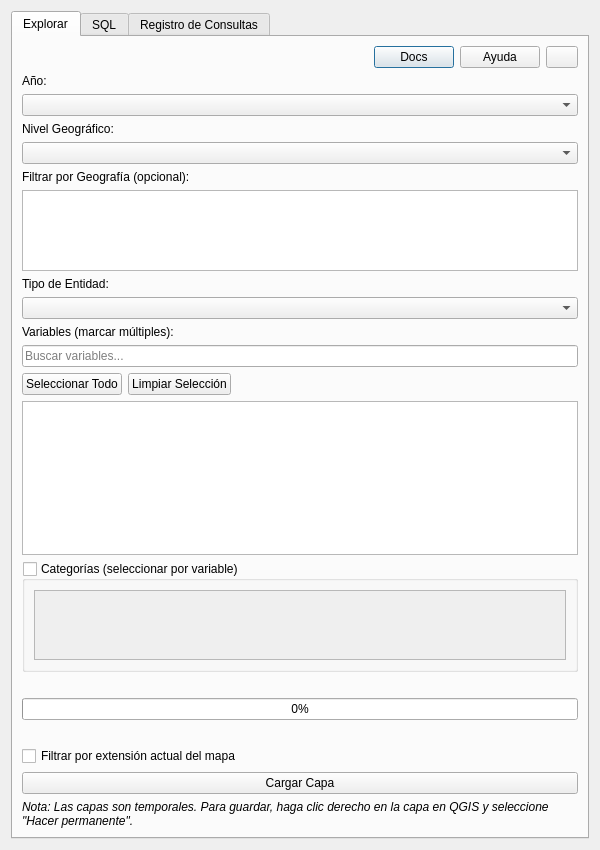
<?xml version="1.0" encoding="UTF-8"?>
<ui version="4.0">
 <class>CensoArgentinoDialog</class>
 <widget class="QDialog" name="CensoArgentinoDialog">
  <property name="geometry">
   <rect>
    <x>0</x>
    <y>0</y>
    <width>600</width>
    <height>850</height>
   </rect>
  </property>
  <property name="minimumSize">
   <size>
    <width>500</width>
    <height>750</height>
   </size>
  </property>
  <property name="windowTitle">
   <string>Censo Argentino</string>
  </property>
  <layout class="QVBoxLayout" name="verticalLayout">
   <item>
    <widget class="QTabWidget" name="tabWidget">
     <property name="currentIndex">
      <number>0</number>
     </property>

     <!-- BROWSE TAB -->
     <widget class="QWidget" name="tabBrowse">
      <attribute name="title">
       <string>Explorar</string>
      </attribute>
      <layout class="QVBoxLayout" name="verticalLayout_2">
       <item>
        <layout class="QHBoxLayout" name="horizontalLayout_docs">
         <item>
          <spacer name="horizontalSpacer_docs">
           <property name="orientation">
            <enum>Qt::Horizontal</enum>
           </property>
           <property name="sizeHint" stdset="0">
            <size>
             <width>40</width>
             <height>20</height>
            </size>
           </property>
          </spacer>
         </item>
         <item>
          <widget class="QPushButton" name="btnDocs">
           <property name="text">
            <string>Docs</string>
           </property>
           <property name="toolTip">
            <string>Abrir la documentación completa en el navegador</string>
           </property>
          </widget>
         </item>
         <item>
          <widget class="QPushButton" name="btnTroubleshooting">
           <property name="text">
            <string>Ayuda</string>
           </property>
           <property name="toolTip">
            <string>Ver soluciones a problemas comunes (dependencias, errores, etc.)</string>
           </property>
          </widget>
         </item>
         <item>
          <widget class="QPushButton" name="btnReportBug">
           <property name="text">
            <string/>
           </property>
           <property name="toolTip">
            <string>Reportar un bug</string>
           </property>
           <property name="maximumSize">
            <size>
             <width>32</width>
             <height>16777215</height>
            </size>
           </property>
          </widget>
         </item>
        </layout>
       </item>
       <item>
        <widget class="QLabel" name="label">
         <property name="text">
          <string>Año:</string>
         </property>
        </widget>
       </item>
       <item>
        <widget class="QComboBox" name="comboYear">
         <property name="toolTip">
          <string>Seleccione el año del censo (actualmente solo disponible 2022)</string>
         </property>
        </widget>
       </item>
       <item>
        <widget class="QLabel" name="label_4">
         <property name="text">
          <string>Nivel Geográfico:</string>
         </property>
        </widget>
       </item>
       <item>
        <widget class="QComboBox" name="comboGeoLevel">
         <property name="toolTip">
          <string>Radio (máximo detalle ~52k áreas), Fracción, Departamento o Provincia (más rápido)</string>
         </property>
        </widget>
       </item>
       <item>
        <widget class="QLabel" name="label_5">
         <property name="text">
          <string>Filtrar por Geografía (opcional):</string>
         </property>
        </widget>
       </item>
       <item>
        <widget class="QListWidget" name="listGeoFilter">
         <property name="maximumSize">
          <size>
           <width>16777215</width>
           <height>120</height>
          </size>
         </property>
         <property name="selectionMode">
          <enum>QAbstractItemView::NoSelection</enum>
         </property>
         <property name="toolTip">
          <string>Marque provincias o departamentos para filtrar los datos cargados</string>
         </property>
        </widget>
       </item>
       <item>
        <widget class="QLabel" name="label_3">
         <property name="text">
          <string>Tipo de Entidad:</string>
         </property>
        </widget>
       </item>
       <item>
        <widget class="QComboBox" name="comboEntityType">
         <property name="toolTip">
          <string>Filtra las variables disponibles: Hogar, Persona o Vivienda</string>
         </property>
        </widget>
       </item>
       <item>
        <widget class="QLabel" name="label_2">
         <property name="text">
          <string>Variables (marcar múltiples):</string>
         </property>
        </widget>
       </item>
       <item>
        <widget class="QLineEdit" name="searchVariables">
         <property name="placeholderText">
          <string>Buscar variables...</string>
         </property>
         <property name="clearButtonEnabled">
          <bool>true</bool>
         </property>
         <property name="toolTip">
          <string>Escriba para filtrar variables (ej: "educacion", "vivienda")</string>
         </property>
        </widget>
       </item>
       <item>
        <layout class="QHBoxLayout" name="horizontalLayout_3">
         <item>
          <widget class="QPushButton" name="btnSelectAllVars">
           <property name="text">
            <string>Seleccionar Todo</string>
           </property>
          </widget>
         </item>
         <item>
          <widget class="QPushButton" name="btnClearAllVars">
           <property name="text">
            <string>Limpiar Selección</string>
           </property>
          </widget>
         </item>
         <item>
          <spacer name="horizontalSpacer_3">
           <property name="orientation">
            <enum>Qt::Horizontal</enum>
           </property>
           <property name="sizeHint" stdset="0">
            <size>
             <width>40</width>
             <height>20</height>
            </size>
           </property>
          </spacer>
         </item>
        </layout>
       </item>
       <item>
        <widget class="QListWidget" name="listVariables">
         <property name="selectionMode">
          <enum>QAbstractItemView::NoSelection</enum>
         </property>
         <property name="toolTip">
          <string>Marque una o más variables. Cada variable con categorías generará múltiples columnas</string>
         </property>
        </widget>
       </item>
       <item>
        <widget class="QGroupBox" name="groupBoxCategories">
         <property name="title">
          <string>Categorías (seleccionar por variable)</string>
         </property>
         <property name="checkable">
          <bool>true</bool>
         </property>
         <property name="checked">
          <bool>false</bool>
         </property>
         <property name="toolTip">
          <string>Active para filtrar categorías específicas. Por defecto se incluyen todas las categorías</string>
         </property>
         <layout class="QVBoxLayout" name="verticalLayout_categories">
          <item>
           <widget class="QScrollArea" name="scrollAreaCategories">
            <property name="maximumSize">
             <size>
              <width>16777215</width>
              <height>250</height>
             </size>
            </property>
            <property name="widgetResizable">
             <bool>true</bool>
            </property>
            <widget class="QWidget" name="scrollAreaWidgetContents">
             <property name="geometry">
              <rect>
               <x>0</x>
               <y>0</y>
               <width>550</width>
               <height>248</height>
              </rect>
             </property>
             <layout class="QVBoxLayout" name="layoutCategories"/>
            </widget>
           </widget>
          </item>
         </layout>
        </widget>
       </item>
       <item>
        <widget class="QLabel" name="lblDescription">
         <property name="text">
          <string/>
         </property>
         <property name="wordWrap">
          <bool>true</bool>
         </property>
         <property name="alignment">
          <set>Qt::AlignLeading|Qt::AlignLeft|Qt::AlignTop</set>
         </property>
        </widget>
       </item>
       <item>
        <widget class="QProgressBar" name="progressBar">
         <property name="value">
          <number>0</number>
         </property>
         <property name="textVisible">
          <bool>true</bool>
         </property>
         <property name="format">
          <string>%p%</string>
         </property>
        </widget>
       </item>
       <item>
        <widget class="QLabel" name="lblStatus">
         <property name="text">
          <string/>
         </property>
         <property name="alignment">
          <set>Qt::AlignCenter</set>
         </property>
        </widget>
       </item>
       <item>
        <spacer name="verticalSpacer">
         <property name="orientation">
          <enum>Qt::Vertical</enum>
         </property>
         <property name="sizeHint" stdset="0">
          <size>
           <width>20</width>
           <height>20</height>
          </size>
         </property>
        </spacer>
       </item>
       <item>
        <widget class="QCheckBox" name="chkFilterViewbox">
         <property name="text">
          <string>Filtrar por extensión actual del mapa</string>
         </property>
         <property name="toolTip">
          <string>Cargar solo datos visibles en el canvas actual. Útil para áreas específicas</string>
         </property>
        </widget>
       </item>
       <item>
        <widget class="QPushButton" name="btnLoad">
         <property name="text">
          <string>Cargar Capa</string>
         </property>
         <property name="toolTip">
          <string>Generar y cargar capa con las variables y filtros seleccionados</string>
         </property>
        </widget>
       </item>
       <item>
        <widget class="QLabel" name="lblSaveNotice">
         <property name="text">
          <string>&lt;i&gt;Nota: Las capas son temporales. Para guardar, haga clic derecho en la capa en QGIS y seleccione "Hacer permanente".&lt;/i&gt;</string>
         </property>
         <property name="wordWrap">
          <bool>true</bool>
         </property>
         <property name="textFormat">
          <enum>Qt::RichText</enum>
         </property>
        </widget>
       </item>
      </layout>
     </widget>

     <!-- SQL TAB -->
     <widget class="QWidget" name="tabSql">
      <attribute name="title">
       <string>SQL</string>
      </attribute>
      <layout class="QVBoxLayout" name="verticalLayout_3">
       <item>
        <widget class="QLabel" name="lblSqlHelp">
         <property name="text">
          <string>Tablas disponibles: &lt;b&gt;radios&lt;/b&gt;, &lt;b&gt;census&lt;/b&gt;, &lt;b&gt;metadata&lt;/b&gt;&lt;br/&gt;Incluya &lt;code&gt;ST_AsText(g.geometry) as wkt&lt;/code&gt; para cargar resultados como capa de mapa</string>
         </property>
         <property name="textFormat">
          <enum>Qt::RichText</enum>
         </property>
         <property name="wordWrap">
          <bool>true</bool>
         </property>
        </widget>
       </item>
       <item>
        <widget class="QPlainTextEdit" name="txtSql">
         <property name="minimumSize">
          <size>
           <width>0</width>
           <height>200</height>
          </size>
         </property>
         <property name="font">
          <font>
           <family>Consolas,Monaco,Courier New,monospace</family>
          </font>
         </property>
         <property name="toolTip">
          <string>Escriba consultas SQL personalizadas usando DuckDB. Incluya ST_AsText(g.geometry) as wkt para crear capas de mapa</string>
         </property>
        </widget>
       </item>
       <item>
        <layout class="QHBoxLayout" name="horizontalLayout">
         <item>
          <widget class="QComboBox" name="comboExamples">
           <property name="minimumSize">
            <size>
             <width>200</width>
             <height>0</height>
            </size>
           </property>
           <property name="toolTip">
            <string>Seleccione un ejemplo para cargar una consulta SQL predefinida</string>
           </property>
          </widget>
         </item>
         <item>
          <spacer name="horizontalSpacer">
           <property name="orientation">
            <enum>Qt::Horizontal</enum>
           </property>
           <property name="sizeHint" stdset="0">
            <size>
             <width>40</width>
             <height>20</height>
            </size>
           </property>
          </spacer>
         </item>
         <item>
          <widget class="QPushButton" name="btnRunSql">
           <property name="text">
            <string>Ejecutar Consulta</string>
           </property>
          </widget>
         </item>
        </layout>
       </item>
       <item>
        <widget class="QProgressBar" name="progressBarSql">
         <property name="value">
          <number>0</number>
         </property>
        </widget>
       </item>
       <item>
        <widget class="QLabel" name="lblSqlStatus">
         <property name="text">
          <string/>
         </property>
         <property name="wordWrap">
          <bool>true</bool>
         </property>
        </widget>
       </item>
       <item>
        <widget class="QTableWidget" name="tblSqlResults">
         <property name="minimumSize">
          <size>
           <width>0</width>
           <height>150</height>
          </size>
         </property>
         <property name="alternatingRowColors">
          <bool>true</bool>
         </property>
        </widget>
       </item>
       <item>
        <spacer name="verticalSpacer_2">
         <property name="orientation">
          <enum>Qt::Vertical</enum>
         </property>
         <property name="sizeHint" stdset="0">
          <size>
           <width>20</width>
           <height>40</height>
          </size>
         </property>
        </spacer>
       </item>
      </layout>
     </widget>

     <!-- QUERY LOG TAB -->
     <widget class="QWidget" name="tabQueryLog">
      <attribute name="title">
       <string>Registro de Consultas</string>
      </attribute>
      <layout class="QVBoxLayout" name="verticalLayout_4">
       <item>
        <widget class="QLabel" name="lblQueryLogHelp">
         <property name="text">
          <string>Las consultas SQL generadas desde la pestaña Explorar y las consultas manuales SQL aparecen aquí</string>
         </property>
         <property name="wordWrap">
          <bool>true</bool>
         </property>
        </widget>
       </item>
       <item>
        <widget class="QPlainTextEdit" name="txtQueryLog">
         <property name="readOnly">
          <bool>true</bool>
         </property>
         <property name="font">
          <font>
           <family>Consolas,Monaco,Courier New,monospace</family>
          </font>
         </property>
        </widget>
       </item>
       <item>
        <layout class="QHBoxLayout" name="horizontalLayout_2">
         <item>
          <widget class="QPushButton" name="btnCopyQuery">
           <property name="text">
            <string>Copiar Última Consulta</string>
           </property>
          </widget>
         </item>
         <item>
          <widget class="QPushButton" name="btnClearLog">
           <property name="text">
            <string>Limpiar Registro</string>
           </property>
          </widget>
         </item>
         <item>
          <spacer name="horizontalSpacer_2">
           <property name="orientation">
            <enum>Qt::Horizontal</enum>
           </property>
           <property name="sizeHint" stdset="0">
            <size>
             <width>40</width>
             <height>20</height>
            </size>
           </property>
          </spacer>
         </item>
        </layout>
       </item>
      </layout>
     </widget>

    </widget>
   </item>
  </layout>
 </widget>
 <resources/>
 <connections/>
</ui>
